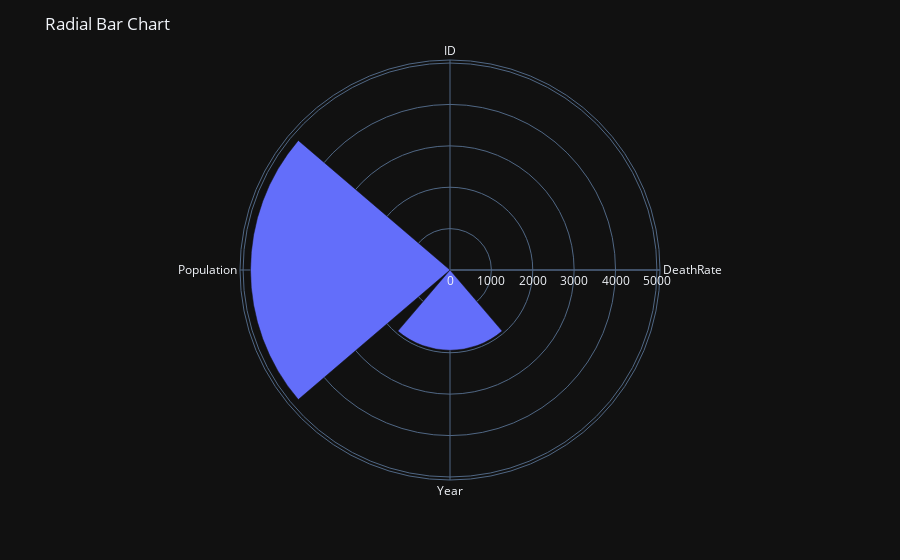

Write notebook code for a chart like this one.
### Code cell
import pandas as pd
import numpy as np
import plotly.express as px

df = pd.read_csv(r"C:\ML\exp.csv")

numeric_df = df.select_dtypes(include=np.number)
fig = px.bar_polar(r=numeric_df.iloc[0],theta=numeric_df.columns,template="plotly_dark")
fig.update_layout(title="Radial Bar Chart")
fig.show()

### Figure 1 — Plotly figure (JSON) as saved in the notebook; plotly's stock layout.template omitted (floating-point values rounded to 4 significant figures)
{"data": [{"hovertemplate": "r=%{r}<br>theta=%{theta}<extra></extra>", "legendgroup": "", "marker": {"color": "#636efa", "pattern": {"shape": ""}}, "name": "", "r": [1, 23.4, 1941, 4821], "showlegend": false, "subplot": "polar", "theta": ["ID", "DeathRate", "Year", "Population"], "type": "barpolar"}], "layout": {"barmode": "relative", "legend": {"tracegroupgap": 0}, "margin": {"t": 60}, "polar": {"angularaxis": {"direction": "clockwise", "rotation": 90}, "domain": {"x": [0, 1], "y": [0, 1]}}, "title": {"text": "Radial Bar Chart"}}}
